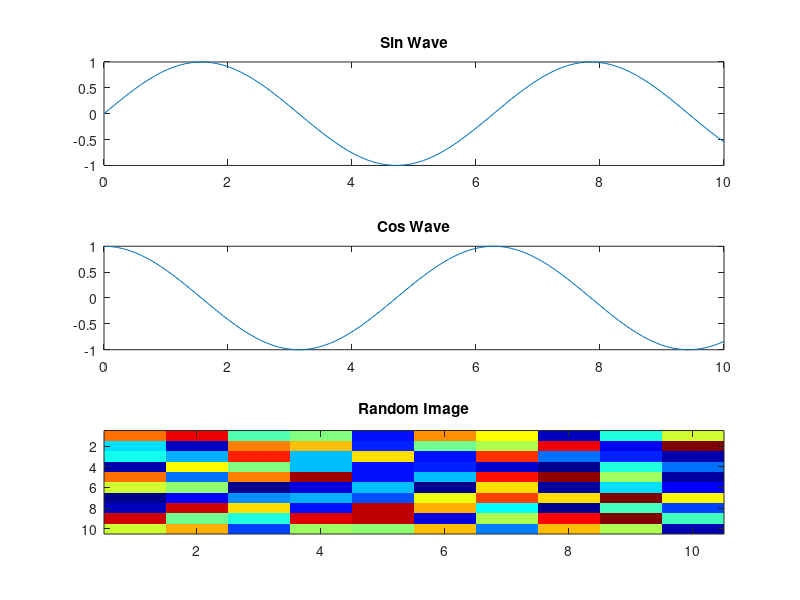

Recreate this plot in MATLAB. (Note: this script raises an error after producing the figure.)
figure;
subplot(3,1,1);
x = linspace(0,10,100);
y1 = sin(x);
plot(x, y1);
title('Sin Wave');

subplot(3,1,2);
y2 = cos(x);
plot(x, y2);
title('Cos Wave');

subplot(3,1,3);
imagesc(rand(10,10)); % Plot image data
colormap jet;
title('Random Image');

makeSubplotsClickable();

